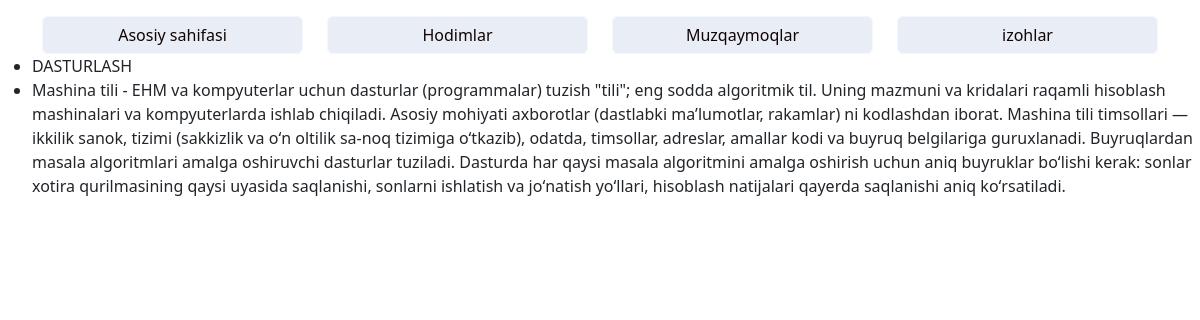
Page /mavzu/1/ on the committed database.
### app1/models.py (models this page shows, shortened)
class Izoh_011(models.Model):
    mavzusi=models.CharField(max_length=100)
    izohi=models.TextField()

### app1/views.py (the view)
# urls.py: path('mavzu/<int:pk>/',izoh_sahifa.as_view(),name="sahifalar"),
class izoh_sahifa(DetailView):
    model = Izoh_011
    template_name ='izohlar.html'

### templates/izohlar.html (shortened to what this page needs)
 <!DOCTYPE html>
<html lang="en">
<head>
        <link href="https://cdn.jsdelivr.net/npm/bootstrap@5.2.3/dist/css/bootstrap.min.css" rel="stylesheet">
</head>
    <body>
{% extends 'baza.html' %}
{% block content %}
<ul>
    <li>{{izoh_011.mavzusi}} </li>
    <li>{{izoh_011.izohi}}</li>
</ul>
   {% endblock content %}

### rows in the picture
Izoh_011: mavzusi "DASTURLASH", izohi "Mashina tili - EHM va kompyuterlar uchun dasturlar (programmalar) tuzish \"tili\"; eng sodda algoritmik til. Uning mazmuni va kridalari raqamli hisoblash mashinalari va kompyuterlarda ishlab chiqiladi. Asosiy mohiyati axborotlar (dastlabki maʼlumotlar, rakamlar) ni kodlashdan iborat. Mashina tili timsollari — ikkilik sanok, tizimi (sakkizlik va oʻn oltilik sa-noq tizimiga oʻtkazib), odatda, timsollar, adreslar, amallar kodi va buyruq belgilariga guruxlanadi. Buyruqlardan masala algoritmlari amalga oshiruvchi dasturlar tuziladi. Dasturda har qaysi masala algoritmini amalga oshirish uchun aniq buyruklar boʻlishi kerak: sonlar xotira qurilmasining qaysi uyasida saqlanishi, sonlarni ishlatish va…"
